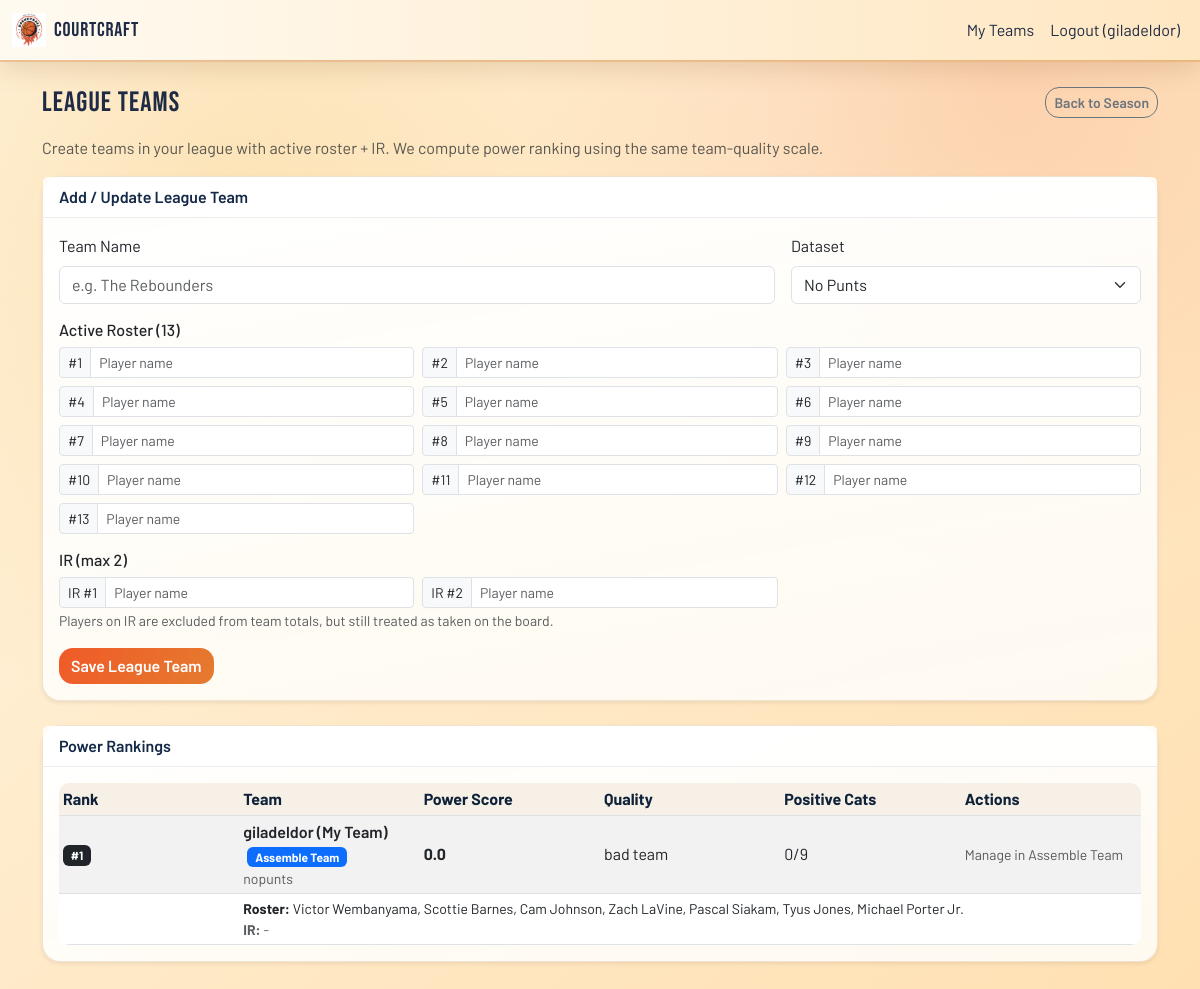
Screenshot of /season/24-25/league-teams (signed in) with the database file from the repository.
### tables this page shows
CREATE TABLE "teams" (
	id INTEGER NOT NULL, 
	user_id INTEGER NOT NULL, 
	season VARCHAR(32) NOT NULL, 
	players TEXT NOT NULL, 
	data_type VARCHAR(32) NOT NULL, 
	created_at DATETIME NOT NULL, ir_players TEXT NOT NULL DEFAULT '[]', 
	PRIMARY KEY (id), 
	FOREIGN KEY(user_id) REFERENCES users (id)
);

### app.py (the view, shortened to what this page needs)
@app.route("/season/<season>/league-teams", methods=["GET", "POST"])
def league_teams_page(season):
    formatted = season.replace("-", "/")
    user_id = session.get("user_id")
    form_data_type = request.form.get("data_type", "nopunts") if request.method == "POST" else "nopunts"
    form_team_name = (request.form.get("team_name") or "").strip() if request.method == "POST" else ""
    form_players = [request.form.get(f"player{i}", "").strip() for i in range(1, 14)] if request.method == "POST" else [""] * 13
    form_ir_players = [request.form.get("ir1", "").strip(), request.form.get("ir2", "").strip()] if request.method == "POST" else ["", ""]
    edit_team_id = (request.form.get("edit_team_id") or "").strip() if request.method == "POST" else (request.args.get("edit") or "").strip()
    rows = []
    if user_id:
        db = get_db()
        rows = list(db.execute(
            "SELECT id, team_name, players, ir_players, data_type, created_at FROM league_teams WHERE season=? AND (user_id=? OR user_id IS NULL) ORDER BY created_at DESC",
            (season, user_id),
        ).fetchall())
    if user_id:
        my_row = db.execute(
            "SELECT players, ir_players, data_type, created_at FROM teams WHERE user_id=? AND season=? ORDER BY datetime(created_at) DESC LIMIT 1",
            (user_id, season),
        ).fetchone()
        if my_row:
            rows.append({
                "id": None,
                "team_name": f"{session.get('user', 'My Team')} (My Team)",
                "players": my_row["players"],
                "ir_players": my_row["ir_players"],
                "data_type": my_row["data_type"],
                "created_at": my_row["created_at"],
                "is_my_team": True,
            })
    power_rankings = _compute_league_power_rankings(season, rows)
    return render_template(
        "league_teams.html",
        season=formatted,
        season_url=season,
        can_manage=bool(user_id),
        data_type=form_data_type,
        form_team_name=form_team_name,
        form_players=form_players,
        form_ir_players=form_ir_players,
        edit_team_id=edit_team_id,
        power_rankings=power_rankings,
    )

### app.py (called while the page is built, shortened)
def get_db():
    conn = sqlite3.connect(DATABASE)
    conn.row_factory = sqlite3.Row
    return conn

@app.context_processor
def inject_globals():
    return {
        'current_year': datetime.now().year,
        'logged_in_user': session.get("user"),
        'player_headshot_url': player_headshot_url,
    }

def _read_rankings_cached(path: str):
    if not path or not os.path.exists(path):
        return None

def _load_df_for_recs(season: str, preferred_type: str):
    order = []
    if preferred_type in ("nopunts","tovpunt"): order.append(preferred_type)
    if "nopunts" not in order: order.append("nopunts")
    if "tovpunt" not in order: order.append("tovpunt")
    for t in order:
        try:
            path = os.path.join(os.path.dirname(__file__), data_dirs[t], data_files[season][t])
        except KeyError:
            continue
        df = _read_rankings_cached(path)
        if df is not None:
            return df, t
    return None, preferred_type or "nopunts"

def _team_quality_label(count_positive: int) -> str:
    return "bad team" if count_positive < 2 else (
        "ok team" if count_positive < 3 else (
            "good team" if count_positive < 4 else "great team"
        )
    )

def _load_df_for_exact_type(season: str, data_type: str):
    try:
        path = os.path.join(os.path.dirname(__file__), data_dirs[data_type], data_files[season][data_type])
    except KeyError:
        return None
    return _read_rankings_cached(path)

### templates/league_teams.html (shortened to what this page needs)
{% extends 'base.html' %}
{% block content %}
<div class="d-flex justify-content-between align-items-center mb-3">
  <h3 class="mb-0">League Teams</h3>
  <a href="{{ url_for('season_page', season=season_url) }}" class="btn btn-outline-secondary btn-sm">Back to Season</a>
</div>
<p class="text-muted">Create teams in your league with active roster + IR. We compute power ranking using the same team-quality scale.</p>
<form method="post" class="card shadow-sm mb-4" {% if not can_manage %}style="opacity:.65;pointer-events:none;"{% endif %}>
  <div class="card-header fw-semibold">{% if edit_team_id %}Edit League Team{% else %}Add / Update League Team{% endif %}</div>
  <div class="card-body">
    <div class="row g-3 mb-3">
      <div class="col-12 col-md-8">
        <label class="form-label">Team Name</label>
        <input type="text" name="team_name" class="form-control" placeholder="e.g. The Rebounders" value="{{ form_team_name or '' }}" required>
      </div>
      <div class="col-12 col-md-4">
        <label class="form-label">Dataset</label>
        <select name="data_type" class="form-select">
          <option value="nopunts" {% if data_type == 'nopunts' %}selected{% endif %}>No Punts</option>
        </select>
      </div>
    </div>
    <div class="mb-3">
      <h6>Active Roster (13)</h6>
      <div class="row g-2">
        {% for i in range(1,14) %}
          {% set val = (form_players[i-1] if form_players and form_players|length >= i else '') %}
          <div class="col-12 col-sm-6 col-lg-4">
            <div class="input-group input-group-sm">
              <span class="input-group-text">#{{ i }}</span>
              <input name="player{{ i }}" value="{{ val }}" class="form-control" list="allPlayers" autocomplete="off" placeholder="Player name">
            </div>
          </div>
        {% endfor %}
      </div>
    </div>
    <div class="mb-3">
      <h6>IR (max 2)</h6>
      <div class="row g-2">
        <div class="col-12 col-sm-6 col-lg-4">
          <div class="input-group input-group-sm">
            <span class="input-group-text">IR #1</span>
            <input name="ir1" value="{{ form_ir_players[0] if form_ir_players else '' }}" class="form-control" list="allPlayers" autocomplete="off" placeholder="Player name">
          </div>
        </div>
        <div class="col-12 col-sm-6 col-lg-4">
          <div class="input-group input-group-sm">
            <span class="input-group-text">IR #2</span>
            <input name="ir2" value="{{ form_ir_players[1] if form_ir_players and form_ir_players|length > 1 else '' }}" class="form-control" list="allPlayers" autocomplete="off" placeholder="Player name">
          </div>
        </div>
      </div>
      <small class="text-muted">Players on IR are excluded from team totals, but still treated as taken on the board.</small>
    </div>
    <button type="submit" class="btn btn-primary">{% if edit_team_id %}Update Team{% else %}Save League Team{% endif %}</button>
  </div>
</form>
<div class="card shadow-sm mb-4">
  <div class="card-header fw-semibold">Power Rankings</div>
  <div class="card-body">
    {% if power_rankings and power_rankings|length > 0 %}
      <div class="table-responsive">
        <table class="table table-striped table-sm align-middle mb-0">
          <thead>
            <tr>
              <th>Rank</th>
              <th>Team</th>
              <th>Power Score</th>
              <th>Quality</th>
              <th>Positive Cats</th>
              <th>Actions</th>
            </tr>
          </thead>
          <tbody>
            {% for t in power_rankings %}
              <tr>
                <td><span class="badge text-bg-dark">#{{ t.power_rank }}</span></td>
                <td>
                  <div class="fw-semibold">
                    {% if t.is_my_team %}
                      {{ t.team_name }} <span class="badge text-bg-primary ms-1">Assemble Team</span>
                    {% else %}
                      <a href="{{ url_for('league_teams_page', season=season_url, edit=t.id) }}">{{ t.team_name }}</a>
                    {% endif %}
                  </div>
                  <div class="small text-muted">{{ t.data_type }}</div>
                </td>
                <td><strong>{{ t.power_score }}</strong></td>
                <td>{{ t.analysis }}</td>
                <td>{{ t.positive_cats }}/9</td>
                <td>
                  {% if t.is_my_team %}
                    <span class="text-muted small">Manage in Assemble Team</span>
                  {% else %}
                    <form method="post" class="d-inline">
                      <input type="hidden" name="action" value="delete" />
                      <input type="hidden" name="team_id" value="{{ t.id }}" />
                      <button type="submit" class="btn btn-sm btn-outline-danger">Delete</button>
                    </form>
                  {% endif %}
                </td>
              </tr>
              <tr>
                <td></td>
                <td colspan="5">
                  <div class="small"><strong>Roster:</strong> {{ t.players|join(', ') if t.players else '-' }}</div>
                  <div class="small text-muted"><strong>IR:</strong> {{ t.ir_players|join(', ') if t.ir_players else '-' }}</div>
                </td>
              </tr>
            {% endfor %}
          </tbody>
        </table>
      </div>
    {% else %}
      <div class="text-muted">No league teams saved yet.</div>
    {% endif %}
  </div>
</div>
{% endblock %}

### static/css/courtcraft.css (style rules this page uses)
:root { --court-ink: #1f2a44; --court-deep: #2b3e62; --court-orange: #f05a28; --court-gold: #f5b448; --court-light: #fff8eb; --court-wood: #d89e64; --accent-white: #ffffff; }
html, body { margin: 0; padding: 0; width: 100%; min-height: 100%; }
body { display: flex; flex-direction: column; background: radial-gradient(circle at 20% 20%, rgba(245, 180, 72, 0.24), transparent 42%), radial-gradient(circle at 84% 8%, rgba(240, 90, 40, 0.17), transparent 36%), linear-gradient(140deg, #fff6e3 0%, #ffe9c6 54%, #ffe0b2 100%); color: #1f2a44; font-family: 'Barlow', sans-serif; }
h1, h2, h3, h4, h5, .navbar-brand span { font-family: 'Bebas Neue', sans-serif; letter-spacing: 0.04em; }
.card { border-radius: 18px; border: 1px solid rgba(192, 133, 71, 0.22); background: linear-gradient(170deg, rgba(255,255,255,0.98), rgba(255,250,242,0.96)); box-shadow: 0 12px 28px rgba(114, 67, 30, 0.16); }
.card-header { border-bottom: 1px solid rgba(14, 28, 47, 0.08); background: rgba(255, 255, 255, 0.85); color: #132947; }
.btn { border-radius: 14px; font-weight: 600; }
.btn-primary { background: linear-gradient(120deg, #f05a28, #e57b2f); border: none; }
.table { width: 100%; border-collapse: collapse; direction: ltr !important; background: rgba(255,255,255,0.97); border-radius: 10px; overflow: hidden; table-layout: fixed; }
.table th { background: #f7f0e6; color: #0f223a; }
.table td.text-truncate, .table th { white-space: nowrap; overflow: hidden; text-overflow: ellipsis; }

### rows the page displays
teams: power_rank "1", team_name "giladeldor (My Team)", data_type "nopunts", power_score "0.0", analysis "bad team", positive_cats "0", players "Victor Wembanyama, Scottie Barnes, Cam Johnson, Zach LaVine, Pascal Siakam, Tyus Jones, Michael Porter Jr.", ir_players "-"

### other values shown
{{ logged_in_user }} "giladeldor"
{{ i }} "1" "2" "3" "4" "5" "6" "7" "8" "9" "10" "11" "12" "13"
